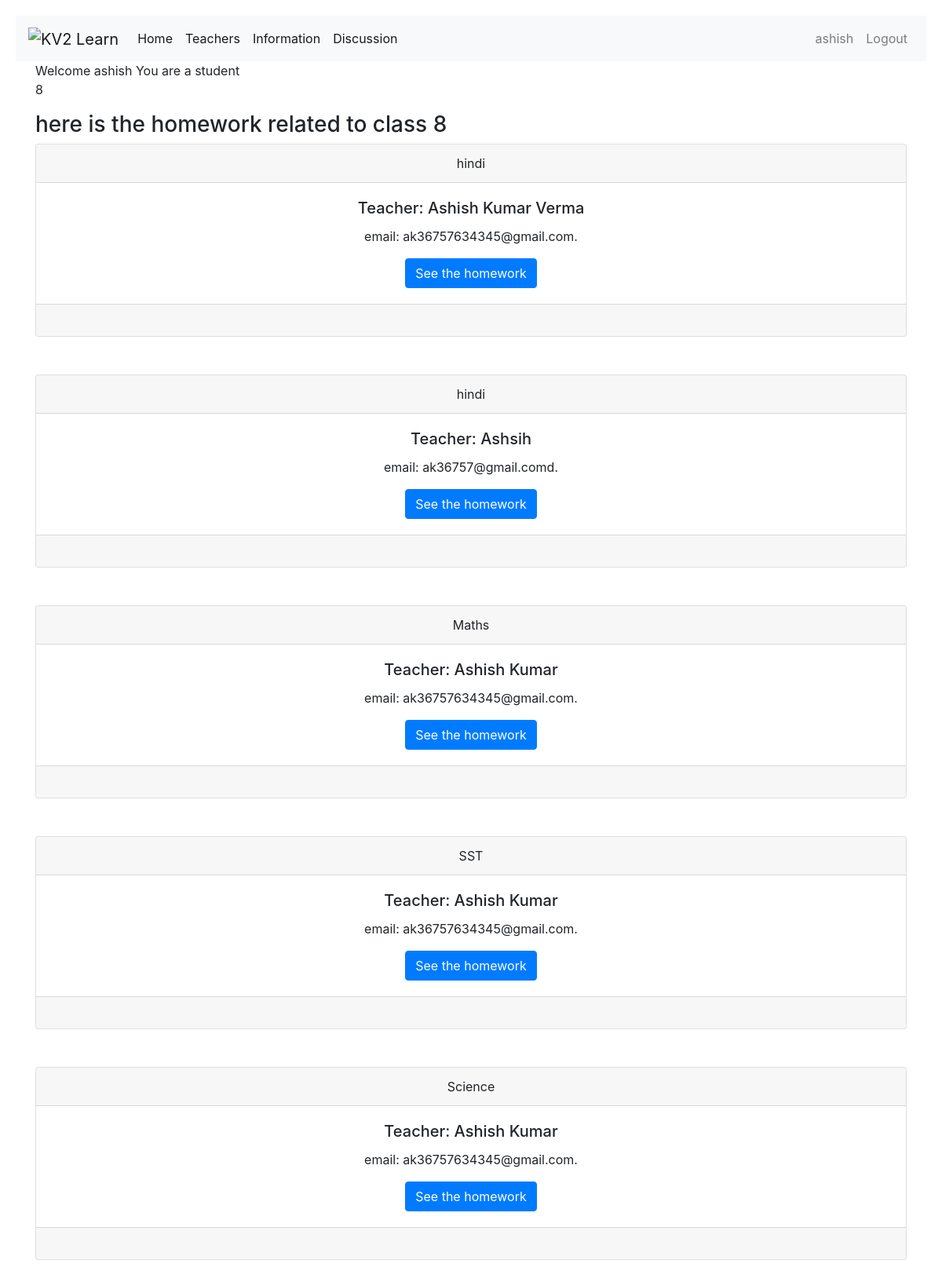
Screenshot of /home/ (signed in) with the database file from the repository.
### users/models.py (models this page shows)
class CustomUser(AbstractUser):
    cat = models.CharField(max_length=200)
    std = models.CharField(max_length=200, blank=True, null=True)
    phone_number = models.CharField(max_length=15)

### mentor/models.py (models this page shows, shortened)
class HomeWork(models.Model):
	author = models.ForeignKey(CustomUser, on_delete=models.CASCADE)
	title = models.CharField(max_length=200)
	name = models.CharField(max_length=200)
	std = models.CharField(max_length=200)
	homework = models.TextField()

### mentor/views.py (the view, shortened to what this page needs)
# urls.py: path('home/', views.main, name="main"),
@login_required(login_url="/login/")
def main(request):
    std = request.user.std
    obj = HomeWork.objects.filter(std=std)
    context = {"object": obj}
    return render(request, template_name="main.html", context=context)

### mentor/templates/main.html (shortened to what this page needs)
{% extends 'base.html' %}
{% block content %}
Welcome {{ user.username }}
You are a {{ user.cat }}
<br>
{% if user.cat == 'teacher' %}
<p>Give some homework for your students</p>
<form method="post">
    {% csrf_token %}
	<h3>Write Homework</h3>
    <input type="text" name="title" placeholder="Subject"><br>
	<textarea name="homework" placeholder="Write Something"></textarea><br>
	<input type="number" name="std" placeholder="for which standard"><br>
	<button type="submit" class="btn btn-primary">Post</button>
</form>
{% else %}
<p>{{user.std}}</p>
<h3>here is the homework related to class {{user.std}}</h3>
{% for obj in object %}
<div class="card text-center">
  <div class="card-header">
    {{obj.title}}
  </div>
  <div class="card-body">
    <h5 class="card-title">Teacher: {{obj.name}}</h5>
    <p class="card-text">email: {{obj.author.email}}.</p>
    <a href="/myhomework/{{obj.pk}}" class="btn btn-primary">See the homework</a>
  </div>
  <div class="card-footer text-muted">
  </div>
</div>
<br><br>
{% endfor %}
{% endif %}
{% endblock content %}

### mentor/templates/base.html (shortened to what this page needs)
<!DOCTYPE html>
<html lang="en">
<head>
    <link rel="stylesheet" href="https://stackpath.bootstrapcdn.com/bootstrap/4.3.1/css/bootstrap.min.css">
    <link rel="stylesheet" href="https://maxcdn.bootstrapcdn.com/font-awesome/4.7.0/css/font-awesome.min.css">
</head>
<body>
    <div class="bs-example">
        {% if user.cat == "teacher" %}
        <nav class="navbar navbar-expand-md navbar-light bg-light">
            <a href="#" class="navbar-brand">
                <img src="/examples/images/logo.svg" height="28" alt="KV2 Learn">
            </a>
            <button type="button" class="navbar-toggler" data-toggle="collapse" data-target="#navbarCollapse">
                <span class="navbar-toggler-icon"></span>
            </button>
            <div class="collapse navbar-collapse" id="navbarCollapse">
                <div class="navbar-nav">
                    <a href="/home/" class="nav-item nav-link active">Home</a>
                    <a href="/students/" class="nav-item nav-link active">Students</a>
                    <a href="/information/" class="nav-item nav-link active">Information</a>
                    <a href="/discuss/" class="nav-item nav-link active" tabindex="-1">Discussion</a>
                    <a href="/myhomework/" class="nav-item nav-link active" tabindex="-1">My Home Work</a>
                </div>
                <div class="navbar-nav ml-auto">
                    <a href="/profile/" class="nav-item nav-link">{{user.username}}</a>
                    <a href="/logout/" class="nav-item nav-link">Logout</a>
                </div>
            </div>
        </nav>
        {% else %}
        <nav class="navbar navbar-expand-md navbar-light bg-light">
            <a href="#" class="navbar-brand">
                <img src="/examples/images/logo.svg" height="28" alt="KV2 Learn ">
            </a>
            <div class="collapse navbar-collapse" id="navbarCollapse">
                <div class="navbar-nav">
                    <a href="/home/" class="nav-item nav-link active">Home</a>
                    <a href="/teachers/" class="nav-item nav-link active">Teachers</a>
                    <a href="/information/" class="nav-item nav-link active">Information</a>
                    <a href="/discuss/" class="nav-item nav-link active" tabindex="-1">Discussion</a>
                </div>
                <div class="navbar-nav ml-auto">
                    <a href="/profile/" class="nav-item nav-link">{{user.username}}</a>
                    <a href="/logout/" class="nav-item nav-link">Logout</a>
                </div>
            </div>
        </nav>
        {% endif %}
        <div class="container">
        {% block content %}
        {% endblock content %}
            </div>
    </div>
</body>
</html>

### mentor/templates/base.html (style rules this page uses)
.bs-example { margin: 20px; }

### rows the page displays
CustomUser: username "ashish", cat "student", std "8"
HomeWork: title "hindi", name "Ashish Kumar Verma", author.email "ak36757634345@gmail.com"
HomeWork: title "hindi", name "Ashsih", author.email "ak36757@gmail.comd"
HomeWork: title "Maths", name "Ashish Kumar", author.email "ak36757634345@gmail.com"
HomeWork: title "SST", name "Ashish Kumar", author.email "ak36757634345@gmail.com"
HomeWork: title "Science", name "Ashish Kumar", author.email "ak36757634345@gmail.com"
